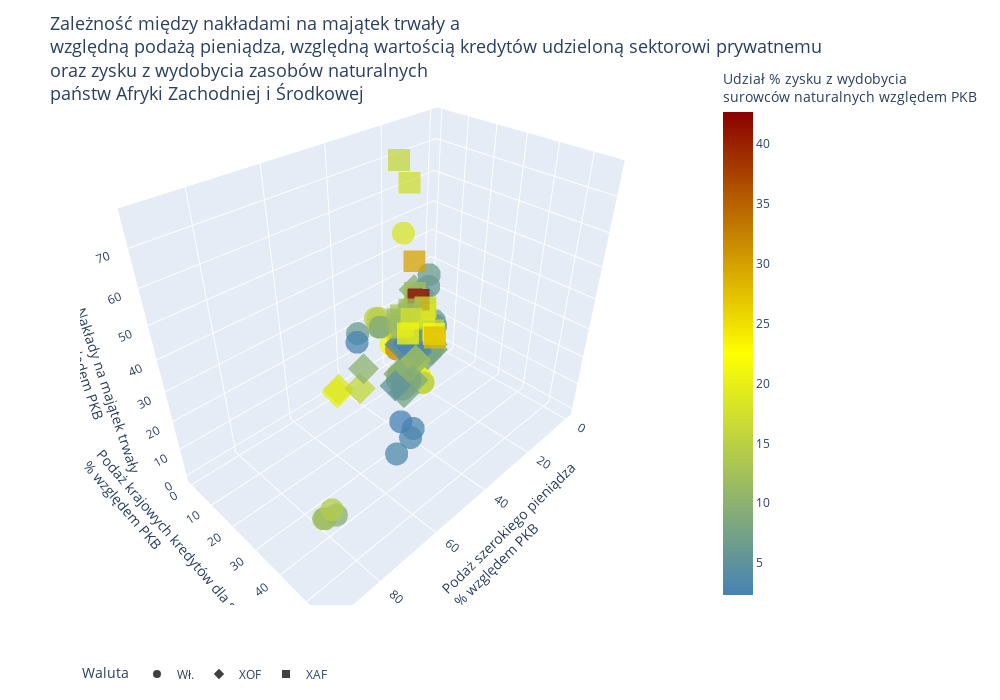

Source (notebook cell):
### Markdown cell above
Istnieje silna zależność między wzrostem PKB ogólnego, a PKB per capita. Oznacza to że jeżeli dane państwo osiągało dodatni wzrost gospodarczy, to na ogół w swoim tempie wychodziło z pułapki maltuzjańskiej.
<br/><br/>
Z danych dla badanego okresu wynika że nie istniała krótkooresowa zależność między wzrostem PKB, a napływem bezpośrednich inwestycji zagranicznych. Z danych wynika że istnieje lekka ujemna zależność między wzrostem PKB, a poziomem oszczędności. Istnieje z kolei dodatnia zależność między wydatkami na konsumpcję a wzrostem PKB. Istnieje wyraźnie ujemna zależność między udziałem eksportu w PKB, a wzrostem PKB. Z kolei import nie wykazywał jednoznacznego wpływu na wzrost gospodarczy badanych państw.
<br/><br/>
Powyższą analizę możemy streścić stwierdzeniem, że państwa stawiające na rozwój rynku wewnętrznego rozwijały się szybciej niż państwa stawiające na eksport, oszczędności czy inwestycje zagraniczne.
<br/><br/>
Warto również zwrócić uwagę, że pańmstwa posiadające Zachoidnioafrykańskiego Franka CFA mają mniej rozproszone dane dla badanego okresu, w stosunku do państw posiadających Środkowoafrykańskiego Franka CFA. Oznacza to że zachodnioafrykańskie państwa tworzące unię walutową są gospodarkami o bardziej zbliżonym profilu.
<br/><br/>
Dla niektórych państw posiadających walutę narodową mógł wystąpić błąd - jeżeli wartość danej zmiennej wynosiła 0, co dla byłoby niemożliwe dla eksportu, importu, i konsumpcji.

### Code cell
#Wykres ilustrujący zależność nakładów inwestycyjnych na majątek trwały, w zależności od danych finansowych i zysku z wydobycia surowców.
fig = px.scatter_3d(df_p,
                    x='Broad money (% of GDP)',
                    y='Domestic credit to private sector (% of GDP)',
                    z='Gross capital formation (% of GDP)',
                    color = "Total natural resources rents (% of GDP)",
                    opacity = 0.75,
                    width=1000, height=700,
                    symbol='Waluta',
                    size_max=5,
                    color_continuous_scale=[(0, "#4682B4"), (0.5, "yellow"), (1, "darkred")])

fig.update_layout(title=dict(text=f"Zależność między nakładami na majątek trwały a<br>względną podażą pieniądza, względną wartością kredytów udzieloną sektorowi prywatnemu<br>oraz zysku z wydobycia zasobów naturalnych<br>państw Afryki Zachodniej i Środkowej",
                             font=dict(size=18), yref='paper'),
                  legend=dict(traceorder='normal',
                              orientation='h',
                              y=-0.1),
                  legend_title_text='Waluta',
                  scene=dict(xaxis = dict(title="Podaż szerokiego pieniądza<br>% względem PKB"),
                             yaxis = dict(title="Podaż krajowych kredytów dla sektora prywatnego<br>% względem PKB"),
                             zaxis = dict(title="Nakłady na majątek trwały<br>% względem PKB")),
                  coloraxis_colorbar=dict(title="Udział % zysku z wydobycia<br>surowców naturalnych względem PKB")
                  )
fig.show()

### Figure 1 — Plotly figure (JSON) as saved in the notebook; plotly's stock layout.template omitted (floating-point values rounded to 4 significant figures)
{"data": [{"hovertemplate": "Waluta=Wł.<br>Broad money (% of GDP)=%{x}<br>Domestic credit to private sector (% of GDP)=%{y}<br>Gross capital formation (% of GDP)=%{z}<br>Total natural resources rents (% of GDP)=%{marker.color}<extra></extra>", "legendgroup": "Wł.", "marker": {"color": [13.31, 20.89, 25.95, 32.05, 15.53, 19.1, 18.51, 13.43, 9.498, 10.19, 12.32, 14.34, 20.11, 20.57, 24.77, 18.42, 5.559, 6.561, 6.493, 2.723, 10.56, 8.65, 10.37, 9.79, 14.11, 18.11, 18.95, 13.7, 19.45, 20.11, 21.32, 14.03, 4.554, 4.658, 7.805, 9.799, 5.778, 5.999, 6.015, 4.714, 3.413, 3.275, 3.152, 2.337, 10.57, 14.67, 14.94, 8.555], "coloraxis": "coloraxis", "opacity": 0.75, "symbol": "circle"}, "mode": "markers", "name": "Wł.", "scene": "scene", "showlegend": true, "type": "scatter3d", "x": [40.94, 39.16, 32.19, 30.65, 22.68, 24.24, 27.34, 33.2, 90.24, 92.21, 92.73, 89.15, 12.29, 14.01, 12.67, 12.41, 0, 0, 38.28, 39.47, 25.67, 26.28, 25.49, 25.13, 24.86, 23.97, 23.02, 22.2, 20.74, 18.09, 20.06, 20.48, 22.37, 27.38, 24.78, 25.36, 20.78, 20.29, 19.71, 21.69, 49.1, 41.51, 38.23, 38.72, 23.96, 25.09, 23.75, 23.04], "y": [25.24, 21.1, 17.0, 14.94, 16.39, 17.17, 15.46, 18.03, 56.41, 55.1, 55.42, 53.66, 6.286, 7.393, 5.466, 5.804, 0, 0, 6.092, 7.052, 17.93, 17.44, 16.1, 13.71, 11.82, 10.77, 9.116, 9.652, 12.74, 13.02, 16.75, 16.98, 13.08, 14.61, 12.85, 10.25, 21.0, 20.47, 20.59, 21.4, 33.26, 31.5, 29.44, 24.77, 0.005344, 0.005541, 0.005144, 0.005695], "z": [34.2, 27.21, 24.13, 17.87, 12.16, 9.237, 8.806, 11.1, 29.11, 28.56, 29.28, 27.49, 18.53, 17.4, 24.99, 20.6, 20.35, 24.92, 22.96, 20.88, 27.71, 25.46, 19.57, 21.71, 24.16, 52.67, 22.27, 19.55, 0, 0, 0, 0, 0, 0, 0, 0, 24.24, 25.91, 23.84, 22.27, 0, 0, 0, 0, 15.41, 19.14, 18.59, 14.83]}, {"hovertemplate": "Waluta=XOF<br>Broad money (% of GDP)=%{x}<br>Domestic credit to private sector (% of GDP)=%{y}<br>Gross capital formation (% of GDP)=%{z}<br>Total natural resources rents (% of GDP)=%{marker.color}<extra></extra>", "legendgroup": "XOF", "marker": {"color": [4.3, 4.454, 4.098, 2.608, 11.63, 12.62, 12.31, 8.876, 3.073, 3.231, 3.389, 3.11, 19.87, 18.7, 15.99, 9.889, 7.427, 8.991, 7.816, 7.743, 9.74, 9.686, 9.379, 6.796, 3.479, 3.98, 3.212, 2.887, 12.73, 9.003, 7.777, 4.874], "coloraxis": "coloraxis", "opacity": 0.75, "symbol": "diamond"}, "mode": "markers", "name": "XOF", "scene": "scene", "showlegend": true, "type": "scatter3d", "x": [30.98, 29.83, 28.63, 27.93, 35.6, 36.56, 41.1, 42.13, 26.11, 27.37, 28.12, 29.91, 49.4, 47.91, 43.9, 43.68, 26.84, 27.71, 26.93, 28.51, 19.45, 19.63, 17.71, 15.79, 35.29, 37.38, 37.79, 40.96, 37.54, 39.91, 42.56, 44.21], "y": [16.74, 17.48, 16.58, 16.75, 25.04, 25.81, 27.42, 27.15, 16.74, 17.67, 19.25, 19.27, 8.553, 7.398, 12.75, 14.31, 24.99, 26.43, 25.95, 25.59, 11.27, 11.48, 11.41, 10.2, 27.3, 27.8, 29.66, 29.55, 29.18, 30.42, 29.64, 27.81], "z": [20.73, 20.27, 23.96, 26.39, 19.41, 20.8, 22.08, 21.74, 23.39, 23.19, 20.82, 22.25, 8.086, 7.823, 9.001, 17.26, 20.76, 23.96, 21.59, 20.46, 32.36, 27.52, 26.02, 28.92, 25.83, 25.36, 29.82, 32.65, 25.19, 20.16, 16.84, 19.14]}, {"hovertemplate": "Waluta=XAF<br>Broad money (% of GDP)=%{x}<br>Domestic credit to private sector (% of GDP)=%{y}<br>Gross capital formation (% of GDP)=%{z}<br>Total natural resources rents (% of GDP)=%{marker.color}<extra></extra>", "legendgroup": "XAF", "marker": {"color": [5.636, 5.367, 6.084, 6.105, 12.69, 13.06, 13.42, 11.18, 11.97, 13.11, 16.88, 20.94, 15.89, 17.0, 29.81, 42.67, 17.5, 16.46, 21.96, 27.8, 12.55, 11.66, 17.7, 21.16], "coloraxis": "coloraxis", "opacity": 0.75, "symbol": "square"}, "mode": "markers", "name": "XAF", "scene": "scene", "showlegend": true, "type": "scatter3d", "x": [19.78, 19.74, 19.9, 21.4, 25.71, 25.21, 24.99, 27.8, 15.86, 15.84, 15.61, 14.62, 30.48, 29.39, 24.5, 19.29, 15.45, 14.28, 12.73, 12.31, 24.9, 24.45, 19.36, 23.87], "y": [14.19, 14.37, 14.06, 14.68, 11.72, 12.31, 11.22, 12.34, 8.353, 12.47, 12.16, 11.25, 15.23, 17.94, 15.78, 13.0, 12.53, 14.95, 14.12, 14.19, 14.52, 13.83, 10.29, 13.08], "z": [18.25, 19.82, 19.45, 19.54, 21.81, 22.46, 25.6, 26, 28.46, 24.39, 21.29, 20.87, 76.78, 71.27, 45.89, 29.53, 24.7, 16.7, 14.03, 12.5, 29.23, 26.98, 21.3, 19.26]}], "layout": {"coloraxis": {"colorbar": {"title": {"text": "Udział % zysku z wydobycia<br>surowców naturalnych względem PKB"}}, "colorscale": [[0, "#4682B4"], [0.5, "yellow"], [1, "darkred"]]}, "height": 700, "legend": {"orientation": "h", "title": {"text": "Waluta"}, "tracegroupgap": 0, "traceorder": "normal", "y": -0.1}, "margin": {"t": 60}, "scene": {"domain": {"x": [0, 1], "y": [0, 1]}, "xaxis": {"title": {"text": "Podaż szerokiego pieniądza<br>% względem PKB"}}, "yaxis": {"title": {"text": "Podaż krajowych kredytów dla sektora prywatnego<br>% względem PKB"}}, "zaxis": {"title": {"text": "Nakłady na majątek trwały<br>% względem PKB"}}}, "title": {"font": {"size": 18}, "text": "Zależność między nakładami na majątek trwały a<br>względną podażą pieniądza, względną wartością kredytów udzieloną sektorowi prywatnemu<br>oraz zysku z wydobycia zasobów naturalnych<br>państw Afryki Zachodniej i Środkowej", "yref": "paper"}, "width": 1000}}
